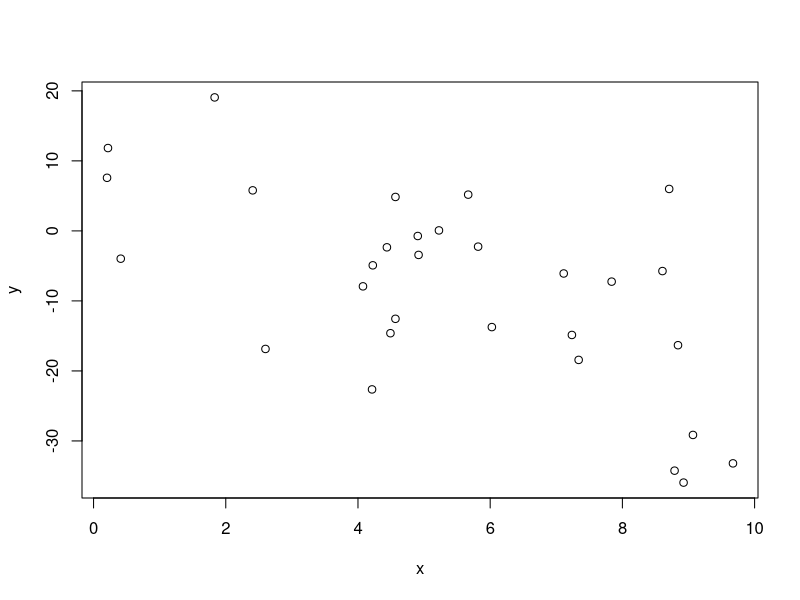

Generate this figure with R:
## ---- chunk 1
knitr::opts_chunk$set(echo = TRUE)
## ---- chunk 2
set.seed(20201111)
x <- runif(30, 0, 10)
e <- rnorm(30, 0, 9)
y <- 5 + -2.5*x + e
# X <- cbind(1,x)
# bhat <- solve(t(X) %*% X) %*% t(X) %*% y
# yhat <- c(X %*% bhat)
plot(y ~ x)
## ---- chunk 3
set.seed(20201111)
x <- runif(30, 0, 10)
e <- rnorm(30, 0, 9)
beta <- c(5, -2.5)
obj_fun <- function(x = x, beta, e = e){
  X <- matrix(c(rep(1,length(x)), x), nrow = length(x))
  y <- X %*% beta + e
  bhat <- solve(t(X) %*% X) %*% t(X) %*% y
  yhat <- c(X %*% bhat)
  t(y - yhat) %*% (y - yhat)
}
obj_fun(x, beta, e)
## ---- chunk 4
grad_fun <- function(x = x, beta, e = e) {
  X <- matrix(c(rep(1,length(x)), x), nrow = length(x))
  y <- 5 + -2.5*x + e
  as.matrix(t(X) %*% X %*% beta - t(X) %*% y)
}
grad_fun(x, beta, e)
## ---- chunk 5
hess_fun <- function(x) {
  X <- matrix(c(rep(1,length(x)), x), nrow = length(x))
  t(X) %*% X
}
hess_fun(x)
## ---- chunk 6
nr_linerg <- function(FUN, # 함수
                      beta, # 초기값
                      max_iters = 5000, # 최대 반복 횟수
                      tol = 1.0e-9, 
                      range = c(-Inf, Inf), 
                           ...) 
{ # browser()
 iters <- 1;
hess_fun <- function(x) {
  X <- cbind(1, x)
  t(X) %*% X
}
 gap <- beta - solve(hess_fun(x)) %*% FUN(x, beta, e)
 
 while(iters < max_iters & abs(gap[1]) > tol & abs(gap[2]) > tol) {
   # beta_new 계산 
   beta_new <- beta - solve(hess_fun(x)) %*% FUN(x, beta, e)
    
   # beta_new 가 범위를 벗어난 경우 처리
   if (beta_new[1] <= range[1]) beta_new[1] <- range[1]
   if (beta_new[2] <= range[1]) beta_new[2] <- range[1]
   if (beta_new[1] >= range[2]) beta_new[1] <- range[2]
   if (beta_new[2] >= range[2]) beta_new[2] <- range[2]
   iters <- iters + 1
   beta <- beta_new # 초기값 업데이트
 }
 
 if (beta_new[1] == range[1] | beta_new[1] == range[2]) 
   warning("마지막 점이 beta 범위의 경계선 상에 있습니다.")
 if (beta_new[2] == range[1] | beta_new[2] == range[2]) 
   warning("마지막 점이 beta 범위의 경계선 상에 있습니다.")
 if (iters > max_iters) 
   warning("최대 반복 때 까지 해를 찾지 못했습니다.")
 return(list(solution = beta_new, iteration = iters))
 
}

set.seed(20201111)
x <- runif(30, 0, 10)
e <- rnorm(30, 0, 9)
beta <- c(5, -2.5)
grad_fun <- function(x = x, beta, e = e) {
  X <- matrix(c(rep(1,length(x)), x), nrow = length(x))
  y <- 5 + -2.5*x + e
  as.matrix(t(X) %*% X %*% beta - t(X) %*% y)
}
nr_linerg(FUN = grad_fun, beta = beta, range = c(-10, 10))

## ---- chunk 7
lm(y ~ x)
nr_linerg(FUN = grad_fun, beta = beta, range = c(-10, 10))
## ---- chunk 8
hit_count <- function(HP = 80, # 히드라 체력
                      hit = 0, # 공격수 초기값
                      ntry = 10000 #반복 홧수 
                      ) {
  #browser()
  hit_t <- rep(0,times = ntry) # 공격 횟수 입력을위한 변수
  # 고스트의 공격과정 시뮬레이션
  for(i in 1:ntry){
    attack <- runif(ntry, 10, 11) # 공격력 10~11
    hit <- 0 # 공격 수 초기화
    while(HP > 0){
      if(rbinom(1, size = 1, prob = 0.5) == 1){
      HP <- HP - attack[a] # 언덕 위에 있으면 50% 확률로 빗나가는 처리를 한 체력 감소
      }
      hit <- hit + 1
      a <- a + 1
    }
    HP <- 80 # 체력 초기화(새로운 히드라)
    a <- 1 # 누적 반복 횟수 초기화
    hit_t[i] <- hit # 공격 횟수 입력
  }
  hit_m <- mean(hit_t) # 평균 공격 횟수
  cat("고스트가 평균적으로", hit_m, "번 공격해야 히드라리스크를 잡을 수 있다.","\n")
}
a <- 1
hit_count()
